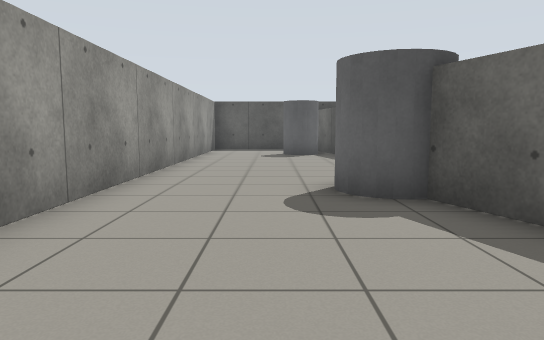
View 1 (above)

16 first-person views from a walk through a robot-simulator world made for Gazebo. The camera is 0.86 m above the floor, tilts 6° down and sees 70° across. The floor is counted in squares, 1 m on a side. Each view is taken from the middle of a square. On the plan, view 1 faces up. The plan holds only what a view shows up to about 12 squares ahead; the rest is blank.

View 2
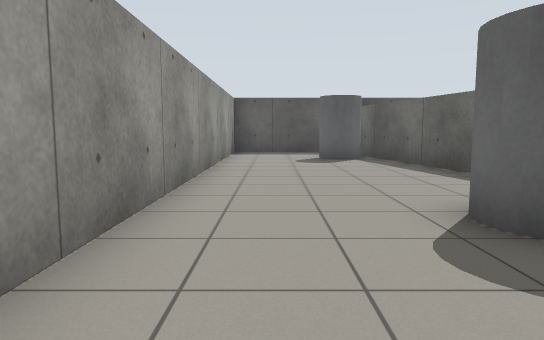

View 3
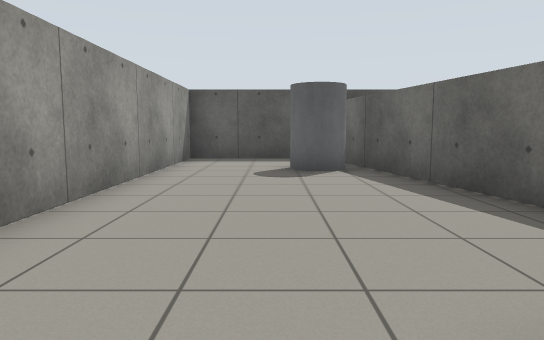

View 4
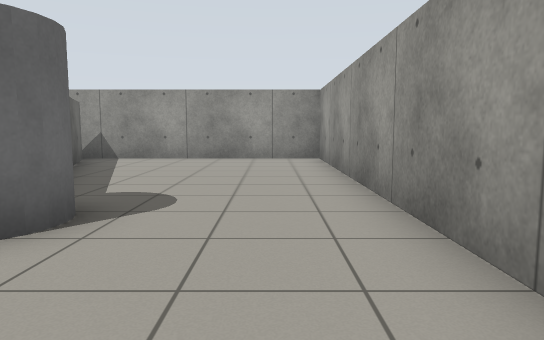

View 5
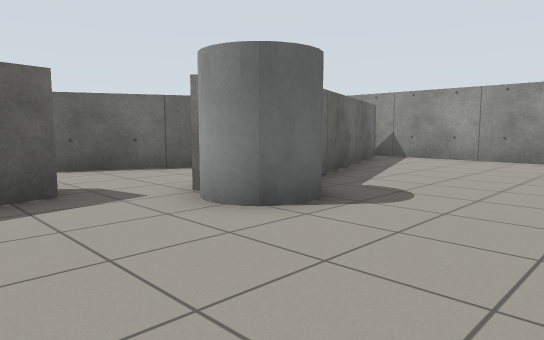

View 6
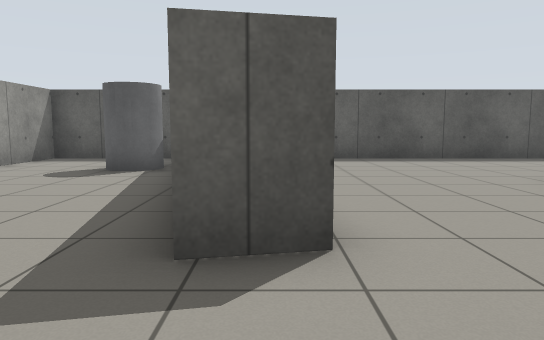

View 7
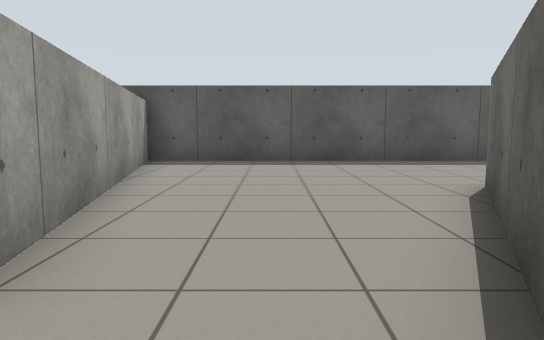

View 8
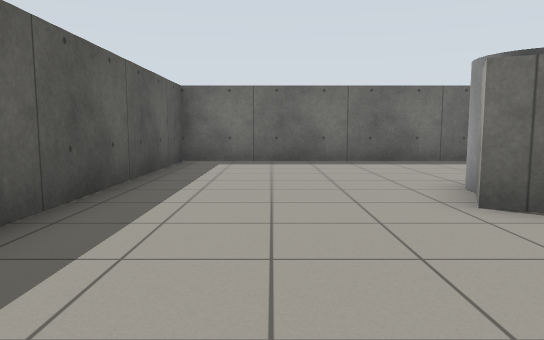

View 9
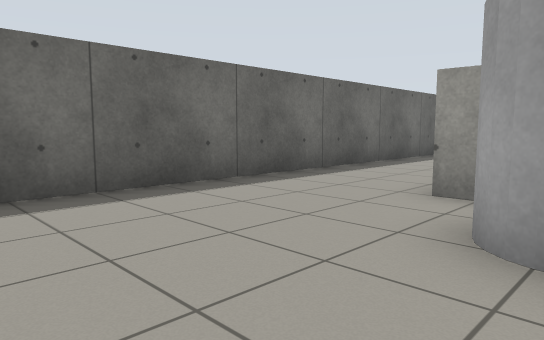

View 10
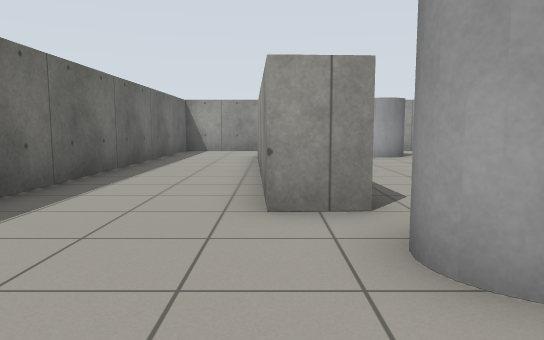

View 11
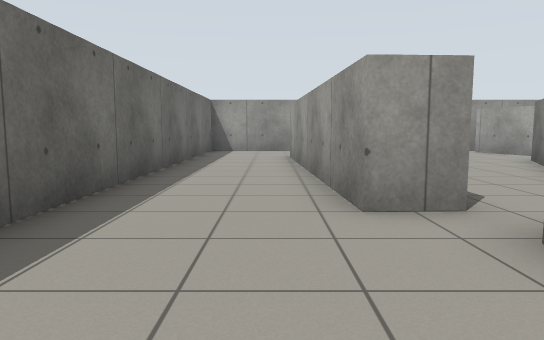

View 12
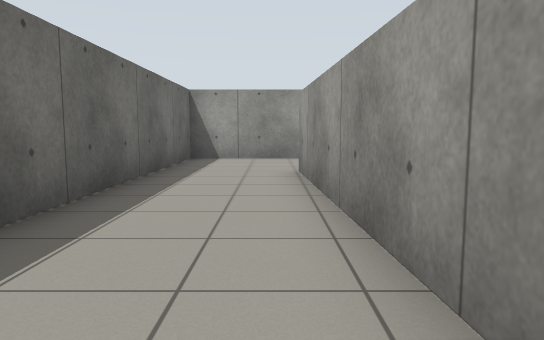

View 13
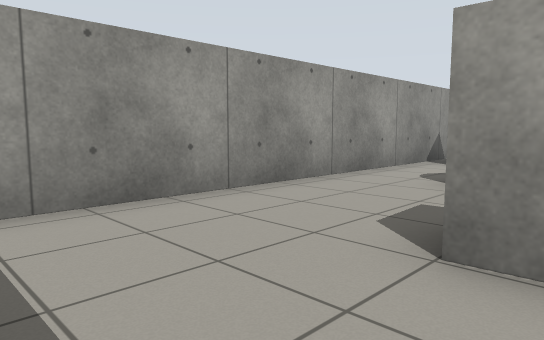

View 14
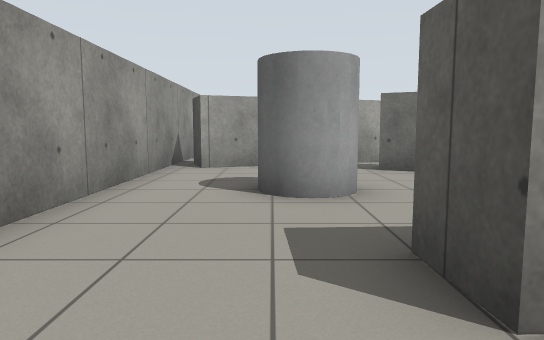

View 15
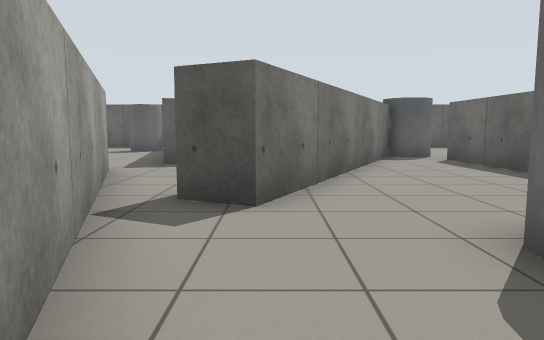

View 16
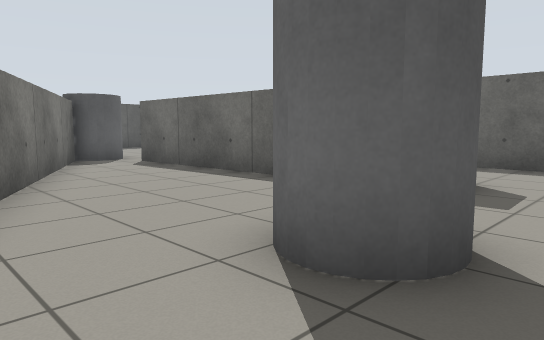

### Floor plan
Ten units are one square. View 1 is at (0, 0); x grows to the right and y downward. Boxes are objects, and circles mark ways between rooms. Rooms are numbered by the first view taken in them; rooms with no view inside come last. Other rooms are left out.
<svg viewBox="-29 -169 188 198">
<path fill="none" stroke="#000" d="M34 -75 18 -149M44 19 19 -47M11 -164 -24 -164 -24 24 40 24M95 -98 58 -23 48 -28M112 -41 110 -90 120 -90 124 -10 113 -10M46 -77 34 -75M54 -40 92 -117 103 -112M27 -57 54 16 44 19M40 24 154 24 154 -164 27 -164 43 -83"/>
<rect x="5" y="-65" width="20" height="20" fill="#bbb"><title>grey cylinder</title></rect>
<rect x="5" y="-145" width="10" height="20" fill="#bbb"><title>grey cylinder</title></rect>
<rect x="75" y="-15" width="20" height="20" fill="#bbb"><title>grey cylinder</title></rect>
<rect x="95" y="-115" width="20" height="20" fill="#bbb"><title>grey cylinder</title></rect>
<circle cx="30" cy="-65" r="3" fill="#2a7"/>
<circle cx="40" cy="20" r="3" fill="#2a7"/>
<text x="0" y="-60">1</text>
<text x="100" y="-70">2</text>
</svg>
Room 1 opens to room 2.

Where each view was taken, in squares from view 1:
view 1: 0 up, 0 right, facing up
view 2: 2 up, 1 left, facing up
view 3: 5 up, 0 right, facing up
view 4: 9 up, 1 left, facing down
view 5: 9 up, 2 left, facing down-right
view 6: 5 up, 4 right, facing up
view 7: 6 up, 6 right, facing up
view 8: 14 up, 5 right, facing right
view 9: 14 up, 10 right, facing down-right
view 10: 13 up, 12 right, facing down
view 11: 13 up, 13 right, facing down
view 12: 9 up, 13 right, facing down
view 13: 2 up, 15 right, facing down-left
view 14: 0 up, 14 right, facing left
view 15: 2 down, 6 right, facing up
view 16: 1 down, 6 right, facing up-right
